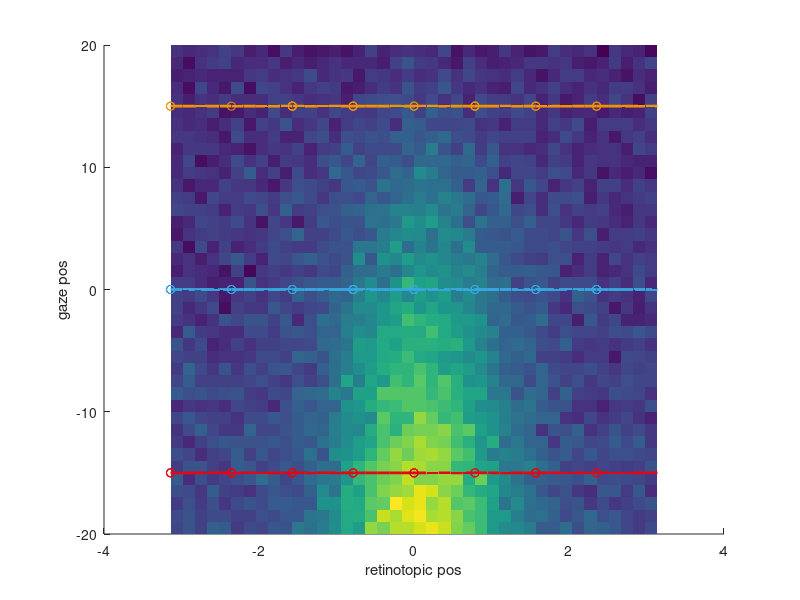
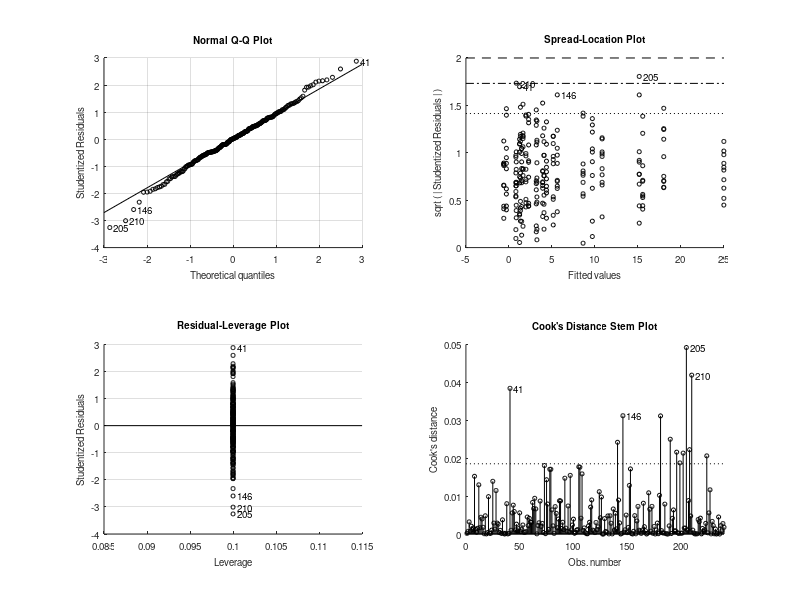

MATLAB code for these plots, in order: (Note: this script raises an error after producing the figures.)
function testsim_gain_field_dPulv2017(modulation_type)
% simulations of gain field effects and significance, including von Mises fitting
% see also testsim_gain_field for more generic version
% see also testsim_lip_activity_profile

if nargin < 1,
    modulation_type = 'linear_gain';
end


Noise		= 5;	% Firing rate noise
n_trials_per_cond = 10;

%
bootstrap_method='hierarchical';

% retinotopic Gaussian RF

Center              = 0;	% deg
Amplitude           = 35;	% spikes/s, RF response peak
UnmodulatedFR       = 5;	% spikes/s, ongoing/unmodulated firing
Sigma               = pi/4;	% tuning width
target_positions    = [-pi -pi*3/4 -pi/2 -pi/4 0 pi/4 pi/2 pi*3/4]; % retinotopic position
gaze_positions      = [-15 0 15];
retpos_continous	= -pi:pi/20:pi; % retinotopic position
gazepos_continous	= -20:20;       % gaze position

R		= 1/(sqrt(2*pi)*Sigma)*exp(-(retpos_continous - Center).^2/(2*Sigma^2)); % Gaussian RF profile
% R		= ones(size(retpos)); % no target position modulation
R		= UnmodulatedFR + R/max(R)*Amplitude;

n_trials_per_gaze=numel(target_positions)*n_trials_per_cond;

% target_positions2D_a =  [10    5 0  -5 -10  -5  0   5];
% target_positions2D_b =  [0.001 5 10 5 0.001 -5 -10 -5];
% target_positions2D = complex(target_positions2D_a,target_positions2D_b); % for MANOVA1 analysis


gaze_col = {'r' 'g' 'b'};

gaze_col_rgb = [227 6 19; 54 169 225; 243 146 0]/255;

% some additional comments to be detected in GitHub

switch modulation_type % eye position modulation type
    
    case 'linear_gain' %
        
        % E = interp1([gazepos(1) gazepos(end)],[-10 10],gazepos); % Gaze effect: leads to "loss" of main target effect
        % E = interp1([gazepos(1) 0 gazepos(end)],[10 0 10],gazepos); % Gaze effect: bidirectinal increase from center
        E = interp1([gazepos_continous(1) gazepos_continous(end)],[0.7 0],gazepos_continous); % Gaze effect: standard monotonic unidirectional
        % E = interp1([gazepos(1) gazepos(end)],[1 0.3],gazepos); % For CNL evaluatiom poster
        for k = 1:n_trials_per_cond
            FR(:,:,k) = E'*R + Noise*randn(length(gazepos_continous),length(retpos_continous)); % one trial
        end
        
    case 'linear_addition'
        E = interp1([gazepos_continous(1) gazepos_continous(end)],[10 0],gazepos_continous); % Gaze effect
        for k = 1:n_trials_per_cond
            FR(:,:,k) = 1*ones(size(gazepos_continous))'*R + 1*E'*ones(size(retpos_continous)) + Noise*randn(length(gazepos_continous),length(retpos_continous)); % one trial
        end
end

for g = 1:length(gaze_positions)
    col=gaze_col_rgb(g,:);
    gazepos_idx = find(gazepos_continous == gaze_positions(g));
    for t=1:length(target_positions)
        retpos_idx = find(retpos_continous == target_positions(t));
        for k = 1:1:n_trials_per_cond
            FRtarget(t,g,k) = FR(gazepos_idx,retpos_idx,k);
        end
    end
end

t_anova	= repmat(target_positions',[1,size(FRtarget,2),size(FRtarget,3)]);
g_anova	= repmat(gaze_positions,[size(FRtarget,1),1,size(FRtarget,3)]);


FRmean = mean(FR,3);
%FRmean = 1*ones(size(gazepos))'*R + 1*E'*ones(size(retpos)); % For CNL evaluatiom poster

% Plotting
figure;
surface(retpos_continous,gazepos_continous,FRmean); shading flat; hold on;
for g=1:numel(gaze_positions)
    plot3(retpos_continous,gaze_positions(g)*ones(size(retpos_continous)),FRmean(gazepos_continous == gaze_positions(g),:),'Color',gaze_col_rgb(g,:),'LineWidth',2);
    plot3(reshape(t_anova(:,g,:),1,n_trials_per_gaze),reshape(g_anova(:,g,:),1,n_trials_per_gaze),reshape(FRtarget(:,g,:),1,n_trials_per_gaze),'o','Color',gaze_col_rgb(g,:));
end
xlabel('retinotopic pos');
ylabel('gaze pos');



% von Mises
F = @(a,x) a(3)+a(1)*exp(cos(x-a(2))*a(4))*exp(a(4)*-1);
opts = optimset('lsqcurvefit');
opts.Display='off';

% ANOVA
%FRtarget4ANOVA	= FRtarget(:);t_anova=t_anova(:); g_anova=g_anova(:);


pct1 = 100*0.05/2; % alpha 0.05
pct2 = 100-pct1;
Positions=t_anova(:);
angles=Positions;
Gazes=g_anova(:);
FR_vectors=FRtarget(:).*exp(1i*Positions);
unique_positions=unique(Positions);
unique_lines_effector=numel(unique(Gazes));
FRs=FRtarget(:);
[p,table,stats,terms] = anovan(FRs,[Positions Gazes],'model','full','varnames',{'target' 'gaze'});
% c = multcompare(stats)

if 0 % one-way vs two-way ANOVA on gaze
    % the question here if presence of another factor (target position) affects the first factor, e.g. in the initial fixation period
    % for this, we should remove the the effect of target position from the simulation, set "no target position modulation" above
    [p,table,stats,terms] = anovan(FRtarget(:),g_anova(:),'model','full','varnames',{'gaze'});
    
    
end % of one-way vs two-way ANOVA on gaze


if 0 % MANOVA1, I do not think it is an appropriate test to detect gain field or a shift in a RF, due to huge variance
    % (but we use some of the code for the bootstrp (see next case))
    
    FRtarget4MANOVA1 = [];
    FRtarget4BOOTCI  = [];
    FRpositions4MANOVA1=[];
    FR4BOOTCI	 = [];
    
    gaze_pos4MANOVA1 = [];
    figure;
    
    
    for g = 1:length(gaze_positions)
        for t=1:length(target_positions)-1,
            
            FRtarget4MANOVA1_ = squeeze(FRtarget(t,g,:))*target_positions2D(t)/abs(target_positions2D(t)); % original Lukas formulation
            FRpositions4MANOVA1_ = repmat([target_positions2D(t) gaze_positions(g)],numel(FRtarget4MANOVA1_),1); % original Lukas formulation
            
            plot(FRtarget4MANOVA1_,'.','Color',gaze_col_rgb(g,:)); hold on;
            
            % FOR ANOVA
            FRtarget4MANOVA1	= [FRtarget4MANOVA1; [real(FRtarget4MANOVA1_) imag(FRtarget4MANOVA1_)]];
            gaze_pos4MANOVA1	= [gaze_pos4MANOVA1; g*ones(n_trials_per_cond,1)];
            % FOR BOOTCI
            FRpositions4MANOVA1     = [	FRpositions4MANOVA1;FRpositions4MANOVA1_];
            FRtarget4BOOTCI         = [FRtarget4BOOTCI; FRtarget4MANOVA1_];
            
            % here we define the indexes that later are used to do hierarchical bootstraping
            indexes_per_position{g,t}=find(FRpositions4MANOVA1(:,1)==target_positions2D(t) & FRpositions4MANOVA1(:,2)==gaze_positions(g));
        end
        plot(mean(FRtarget4MANOVA1(gaze_pos4MANOVA1==g,1)), mean(FRtarget4MANOVA1(gaze_pos4MANOVA1==g,2)),'*','Color',gaze_col_rgb(g,:)); % vector mean
        
    end
    axis equal
    % plot(FRtarget4MANOVA1(:,1), FRtarget4MANOVA1(:,2),'.');
    
    % [D, p] = manova1(FRtarget4MANOVA1,gaze_pos4MANOVA1) % see testsim_manova1.m
    
end % of MANOVA1

if 1 % test gain field via bootstrap - on trial-by-trial FR vectors per target in a complex 2D space, abs and angle, NEEDS FRtarget4BOOTCI
    n_iterations_bootstrap = 1000;
    
    LB=double([0                 -pi    min(FRs)        1/pi]); %% Amplitude Direction Baseline Width
    UB=double([max([FRs;1])*1.3  pi     max([FRs;1])    10000]);%% Amplitude Direction Baseline Width
    X0=double([max(FRs)          0      min(FRs)        4/pi]); %% Amplitude Direction Baseline Width
    for lin = 1:max(unique_lines_effector)
        tr=Gazes'==gaze_positions(lin);
        mean_FR_angle=angle(mean(FR_vectors(tr)));
        %FRtarget4BOOTCI_ = FRtarget4BOOTCI(gaze_pos4MANOVA1==lin);
        
        %% bootstrapping
        n_samples_per_bootstrap=NaN;
        for p=1:numel(unique_positions)
            idexes_per_position{p}=find(Positions==unique_positions(p) & tr');
            FR_vector_per_position(p)=nanmean(FR_vectors(idexes_per_position{p}));
            n_samples_per_bootstrap=min([n_samples_per_bootstrap, numel(idexes_per_position{p})]);
        end
        
        if n_samples_per_bootstrap>=1%here should actually be 5!?
            for k=1:n_iterations_bootstrap
                idx_idx=cellfun(@(x) x(randsample(numel(x),10,true)),idexes_per_position,'Uniformoutput',false);
                idx_idx=[idx_idx{:}];
                bootstat(k,:)=[abs(nansum(FR_vectors(idx_idx(:)))/size(idx_idx,1)) angle(nansum(FR_vectors(idx_idx(:))/size(idx_idx,1))) 0 pi/4];
                bootstat_fit(k,:)=lsqcurvefit(F,double(X0),double(angles(idx_idx(:))),double(FRs(idx_idx(:))),LB,UB,opts);
            end
        else
            bootstat=single(NaN(n_iterations_bootstrap,4));
        end
        
        bootstat(:,2) = mod(bootstat(:,2)-mean_FR_angle+5*pi,2*pi)-pi+mean_FR_angle; % shift so CIs are around the mean
        bootstraped(lin).CI_amp   = [prctile(bootstat(:,1),pct1,1) nanmean(bootstat(:,1)) prctile(bootstat(:,1),pct2,1)];
        bootstraped(lin).CI_angle = [prctile(bootstat(:,2),pct1,1) nanmean(bootstat(:,2)) prctile(bootstat(:,2),pct2,1)];
        bootstraped(lin).CI_base  = [prctile(bootstat_fit(:,3),pct1,1) nanmean(bootstat_fit(:,3)) prctile(bootstat_fit(:,3),pct2,1)];
        bootstraped(lin).CI_kappa = [prctile(bootstat_fit(:,4),pct1,1) nanmean(bootstat_fit(:,4)) prctile(bootstat_fit(:,4),pct2,1)];
        
        bootstraped(lin).FR_vectors                 = bootstat(:,1).*exp(1i*bootstat(:,2));
        bootstraped(lin).mean_FR_vector             = nanmean(bootstraped(lin).FR_vectors);
        bootstraped(lin).original_mean_FR_vector    = nansum(FR_vector_per_position);
        % for plotting
        bootstraped(lin).mean_amp   = nanmean(bootstat(:,1));
        bootstraped(lin).mean_angle = mean(bootstat(:,2));
        bootstraped(lin).mean_base  = mean(bootstat_fit(:,3));
        bootstraped(lin).mean_kappa = mean(bootstat_fit(:,4));
        % for CIs
        bootstraped(lin).raw_amp   = bootstat(:,1);
        bootstraped(lin).raw_angle = bootstat(:,2);
        bootstraped(lin).raw_base  = bootstat_fit(:,3);
        bootstraped(lin).raw_kappa = bootstat_fit(:,4);
        
        %
        %         bootstat1 = bootstat(:,1);
        %         bootstat2 = bootstat(:,2);
        %         % bootstat2 = unwrap(bootstat2); % not working well in real life examples, according to Lukas
        %         mean_FR_angle = angle(mean(FRtarget4BOOTCI_));
        %         bootstat2 =  mod(bootstat(:,2)-mean_FR_angle+5*pi,2*pi)-pi+mean_FR_angle; % Lukas
        %
        %         pct1 = 100*0.05/2; % alpha 0.05
        %         pct2 = 100-pct1;
        %
        %         lower = prctile(bootstat1,pct1,1);
        %         upper = prctile(bootstat1,pct2,1);
        %         ci1 =[lower;upper];
        %         CI1(:,g) = ci1;
        %         meanBS1(g) = mean(bootstat1);
        %         BOOTSTAT1(:,g) = bootstat1;
        %
        %         lower = prctile(bootstat2,pct1,1);
        %         upper = prctile(bootstat2,pct2,1);
        %         ci2 =[lower;upper];
        %         CI2(:,g) = ci2;
        %         meanBS2(g) = mean(bootstat2);
        %
        %         subplot(1,2,1)
        %
        %         hp = polar([meanBS2(g) meanBS2(g)],[ci1(1) ci1(2)]); set(hp,'Color',gaze_col_rgb(g,:),'LineWidth',2); hold on;
        %
        %         th = linspace( ci2(1), ci2(2), 10);
        %         hp = polar(th,meanBS1(g)*ones(size(th)),[gaze_col{g}]); set(hp,'Color',gaze_col_rgb(g,:),'LineWidth',2);
        %         polar(angle(mean(FRtarget4BOOTCI_)),abs(mean(FRtarget4BOOTCI_)),'ko'); hold on
        %         polar(meanBS2(g),meanBS1(g),'kx');
        %
        %         subplot(1,2,2);
        %         hp = polar(bootstat2,bootstat1,[gaze_col{g} '.']); hold on
        %         set(hp,'Color',gaze_col_rgb(g,:));
        %
        
    end
    
    %% significance with CI overlap
    CI1=vertcat(bootstraped.CI_amp);
    Lower_bound=CI1(:,1);
    Mean_values=CI1(:,2);
    Upper_bound=CI1(:,3);
    %sign_diff = ~(bsxfun( @le, Lower_bound, Mean_values' ) & bsxfun( @ge, Upper_bound, Mean_values' ));
    sign_diff = ~(bsxfun( @le, Lower_bound, Upper_bound' ) & bsxfun( @ge, Upper_bound, Lower_bound' ));
    significant_gain1=any(any(sign_diff));
    
    for c_s=1:numel(bootstraped)+1 %% shifting always one by 2 pi to find overlaps around 0
        CI1=vertcat(bootstraped.CI_angle);
        if c_s<numel(bootstraped)
            CI1(c_s,:)= CI1(c_s,:)+2*pi;
        end
        Lower_bound=CI1(:,1);
        Mean_values=CI1(:,2);
        Upper_bound=CI1(:,3);
        %sign_diff = ~(bsxfun( @le, Lower_bound, Mean_values' ) & bsxfun( @ge, Upper_bound, Mean_values' ));
        sign_diff = ~(bsxfun( @le, Lower_bound, Upper_bound' ) & bsxfun( @ge, Upper_bound, Lower_bound' ));
        %
        significant_shift(c_s)=any(any(sign_diff));
    end
    significant_shift1=all(significant_shift); % only true if CIs are not overlapping for any 2*pi shift
    
    %% significance with CIs of differences
    temp1=true(numel(bootstraped));
    [temp2 temp3]=ind2sub(size(temp1),find(temp1));
    comparison_matrix=[temp2(temp2<temp3) temp3(temp2<temp3)];
    for c_s=1:size(comparison_matrix,1) %% shifting always one by 2 pi to find overlaps around 0
        tt=bootstraped(comparison_matrix(c_s,1)).raw_amp-bootstraped(comparison_matrix(c_s,2)).raw_amp;
        CI1_diff(c_s,:)=[prctile(tt,pct1,1) prctile(tt,pct2,1)];
        
        tt=bootstraped(comparison_matrix(c_s,1)).raw_angle-bootstraped(comparison_matrix(c_s,2)).raw_angle;
        %tt=[tt tt+pi tt-pi tt+2*pi tt-2*pi tt*3+pi tt-3*pi tt+4*pi tt-4*pi];
        tt=[tt tt+2*pi tt-2*pi tt+4*pi tt-4*pi];% ti ti+2*pi ti-2+pi ti+4*pi ti-4*pi];
        [~,totest_for_CI_indexes]=min(abs(tt),[],2);
        tt=tt(sub2ind(size(tt),1:size(tt,1),totest_for_CI_indexes'))';
        CI2_diff(c_s,:)=[prctile(tt,pct1,1) prctile(tt,pct2,1)];
    end
    significant_gain2=any(CI1_diff(:,1)>0 | CI1_diff(:,2)<0);
    significant_shift2=any(CI2_diff(:,1)>0 | CI2_diff(:,2)<0);
    
    
    
    
    %
    %     % test significance
    %
    %     BOOTSTAT_DIFF(:,1) = BOOTSTAT1(:,1) - BOOTSTAT1(:,2);
    %     BOOTSTAT_DIFF(:,2) = BOOTSTAT1(:,1) - BOOTSTAT1(:,3);
    %     BOOTSTAT_DIFF(:,3) = BOOTSTAT1(:,2) - BOOTSTAT1(:,3);
    %
    %     H = 0;
    %
    %     for k = 1:3, % 3 pair combinations
    %
    %         ci_l = prctile(BOOTSTAT_DIFF(:,k),pct1,1);
    %         ci_u = prctile(BOOTSTAT_DIFF(:,k),pct2,1);
    %         ci_diff =[ci_l;ci_u];
    %
    %         if ci_diff(1)>0 || ci_diff(2)<0;
    %             H = 1;
    %         end
    %
    %     end
    %    decision = {'not significant','significant'};
    
    figure_handle=figure;
    linespec.visible='off';
    markersize=20;
    max_FR_vector=max(abs(vertcat(bootstraped.FR_vectors)));
    polar(0, max_FR_vector,linespec);
    hold on
    for lin=1:max(unique_lines_effector)
        scatter(real([bootstraped(lin).FR_vectors]),imag([bootstraped(lin).FR_vectors]),5,gaze_col_rgb(lin,:));
        FR_vector=bootstraped(lin).mean_FR_vector;
        original_FR_vector=bootstraped(lin).original_mean_FR_vector;
        FR_Amp_CI=bootstraped(lin).CI_amp([1,end])*FR_vector/abs(FR_vector);
        FR_Ang_CI=exp(1i*bootstraped(lin).CI_angle)*abs(FR_vector);
        FR_Ang_CI_rad=exp(1i*[bootstraped(lin).CI_angle(1):pi/100:bootstraped(lin).CI_angle(end) bootstraped(lin).CI_angle(end)])*abs(FR_vector);
        plot(real(original_FR_vector),imag(original_FR_vector),'h','markersize',markersize,'markeredgecolor','k','color',gaze_col_rgb(lin,:),'Markerfacecolor',gaze_col_rgb(lin,:));
        plot(real(FR_vector),imag(FR_vector),'s','markersize',markersize,'markeredgecolor','k','color',gaze_col_rgb(lin,:),'Markerfacecolor',gaze_col_rgb(lin,:));
        plot(real(FR_Amp_CI),imag(FR_Amp_CI),'d-','linewidth',3,'markersize',markersize,'markeredgecolor','k','color',gaze_col_rgb(lin,:));
        %plot(real(bootstraped(lin).CI_amp(2)*FR_vector),imag(bootstraped(lin).CI_amp(2)*FR_vector),'d','color',gaze_col_rgb(lin,:));
        plot(real(FR_Ang_CI(1)),imag(FR_Ang_CI(1)),'d','linewidth',3,'markersize',markersize,'markeredgecolor','k','color',gaze_col_rgb(lin,:));
        plot(real(FR_Ang_CI(end)),imag(FR_Ang_CI(end)),'d','linewidth',3,'markersize',markersize,'markeredgecolor','k','color',gaze_col_rgb(lin,:));
        line([real(FR_Ang_CI_rad)],[imag(FR_Ang_CI_rad)],'linewidth',3,'color',gaze_col_rgb(lin,:))
    end
    
    title(num2str([significant_gain1 significant_shift1 significant_gain2 significant_shift2]));
    
    
    
end % of if test gain field via bootstrap - on trial-by-trial FR vectors in 2D space

if 0 % test gain field via bootstrap - simple example on mean FR in each gaze position
    figure
    for g = 1:length(gaze_positions)
        FR = reshape(squeeze(FRtarget(:,g,:)),n_trials_per_cond*length(target_positions),1);
        meanFR = mean(FR);
        fun = @(x)mean(x);
        
        [ci,bootstat] = bootci(500, fun, FR);
        
        CI(:,g) = ci;
        meanBS(g) = mean(bootstat);
        plot(g,meanFR,'ko'); hold on
        plot(g,meanBS(g),'r.');
        plot(g,ci,'rs');
    end
    
end % of if test gain field via bootstrap - simple example on mean FR in each gaze position

if 0 % Test different ANOVA variants
    % 3 gaze positions, 2 or 3 targets, 10 trials
    
    Noise			= 1;	% Firing rate noise
    n_trials_per_cond	= 10;
    
    % variant 1: no main effects, only interaction
    FRtarget4ANOVA = repmat(reshape([	10 0
        0 10
        5 5],6,1),n_trials_per_cond,1) + Noise*randn(3*2*10,1);
    target_pos	= repmat([1;1;1;2;2;2],n_trials_per_cond,1);
    gaze_pos	= repmat([1;2;3;1;2;3],n_trials_per_cond,1);
    [p,table,stats,terms] = anovan(FRtarget4ANOVA,[target_pos gaze_pos],'model','full','varnames',{'target' 'gaze'});
    
    % variant 2: no main effects, only interaction
    FRtarget4ANOVA = repmat(reshape([	0 10
        5 5
        10 0],6,1),n_trials_per_cond,1) + Noise*randn(3*2*10,1);
    target_pos	= repmat([1;1;1;2;2;2],n_trials_per_cond,1);
    gaze_pos	= repmat([1;2;3;1;2;3],n_trials_per_cond,1);
    [p,table,stats,terms] = anovan(FRtarget4ANOVA,[target_pos gaze_pos],'model','full','varnames',{'target' 'gaze'});
    
    % variant 3: target effect and interaction
    FRtarget4ANOVA = repmat(reshape([	0 10 40
        5 15 30
        10 20 20],9,1),n_trials_per_cond,1) + Noise*randn(3*3*10,1);
    target_pos	= repmat([1;1;1;2;2;2;3;3;3],n_trials_per_cond,1);
    gaze_pos	= repmat([1;2;3;1;2;3;1;2;3],n_trials_per_cond,1);
    [p,table,stats,terms] = anovan(FRtarget4ANOVA,[target_pos gaze_pos],'model','full','varnames',{'target' 'gaze'});
    
end % of Test different ANOVA variants
